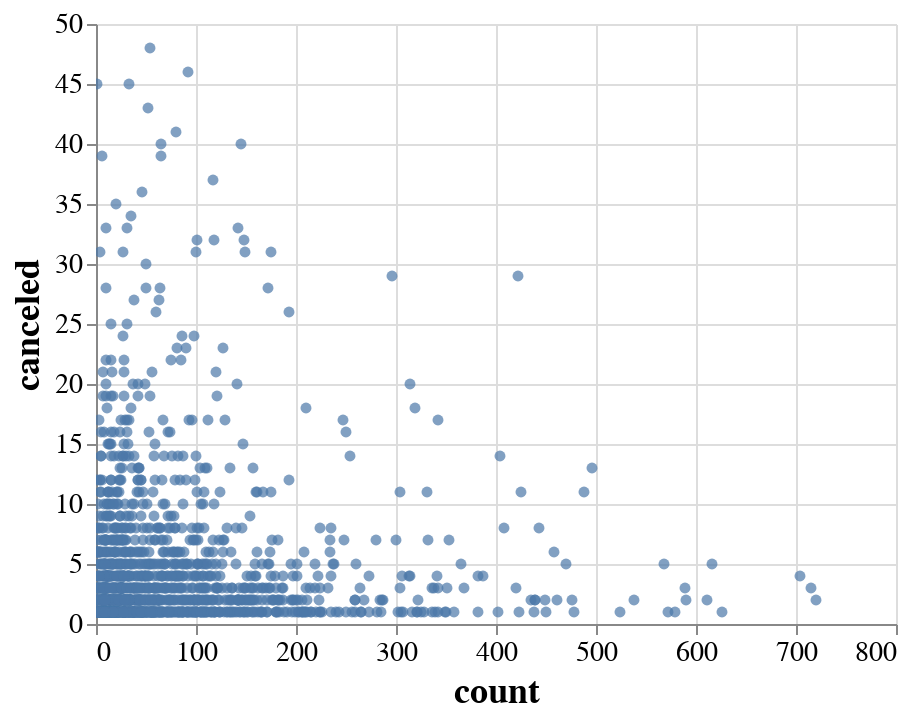

Notebook cell for this chart:
### Code cell
chart = alt.Chart(df3).mark_circle().encode(
    x='count',
    y='canceled',
    tooltip='CustomerID'
).interactive()

# Filter out data points with count values greater than 1000 or canceled values greater than 20
chart = chart.transform_filter(
    (alt.datum.count < 800) & (alt.datum.canceled < 50)
).configure_view(
    strokeWidth=0
).configure_title(
    fontSize=22,
    font="Arial",
    color="black",
    anchor="start"
).configure_axis(
    labelFont="Arial",
    titleFont="Arial",
    labelFontSize=14,
    titleFontSize=18
)

chart

### Figure 1 — Vega-Lite specification as saved in the notebook (floating-point values rounded to 4 significant figures; data arrays with more than 128 entries replaced by an {"elided": "..."} marker saying what was removed)
{"config": {"view": {"continuousWidth": 400, "continuousHeight": 300, "strokeWidth": 0}, "axis": {"labelFont": "Arial", "labelFontSize": 14, "titleFont": "Arial", "titleFontSize": 18}, "title": {"anchor": "start", "color": "black", "font": "Arial", "fontSize": 22}}, "data": {"name": "data-35487baa73e110cf0a87ae0c6ae76974"}, "mark": "circle", "encoding": {"tooltip": {"field": "CustomerID", "type": "nominal"}, "x": {"field": "count", "type": "quantitative"}, "y": {"field": "canceled", "type": "quantitative"}}, "selection": {"selector004": {"type": "interval", "bind": "scales", "encodings": ["x", "y"]}}, "transform": [{"filter": "((datum.count < 800) && (datum.canceled < 50))"}], "$schema": "https://vega.github.io/schema/vega-lite/v4.17.0.json", "datasets": {"data-35487baa73e110cf0a87ae0c6ae76974": {"elided": "1534 records"}}}
